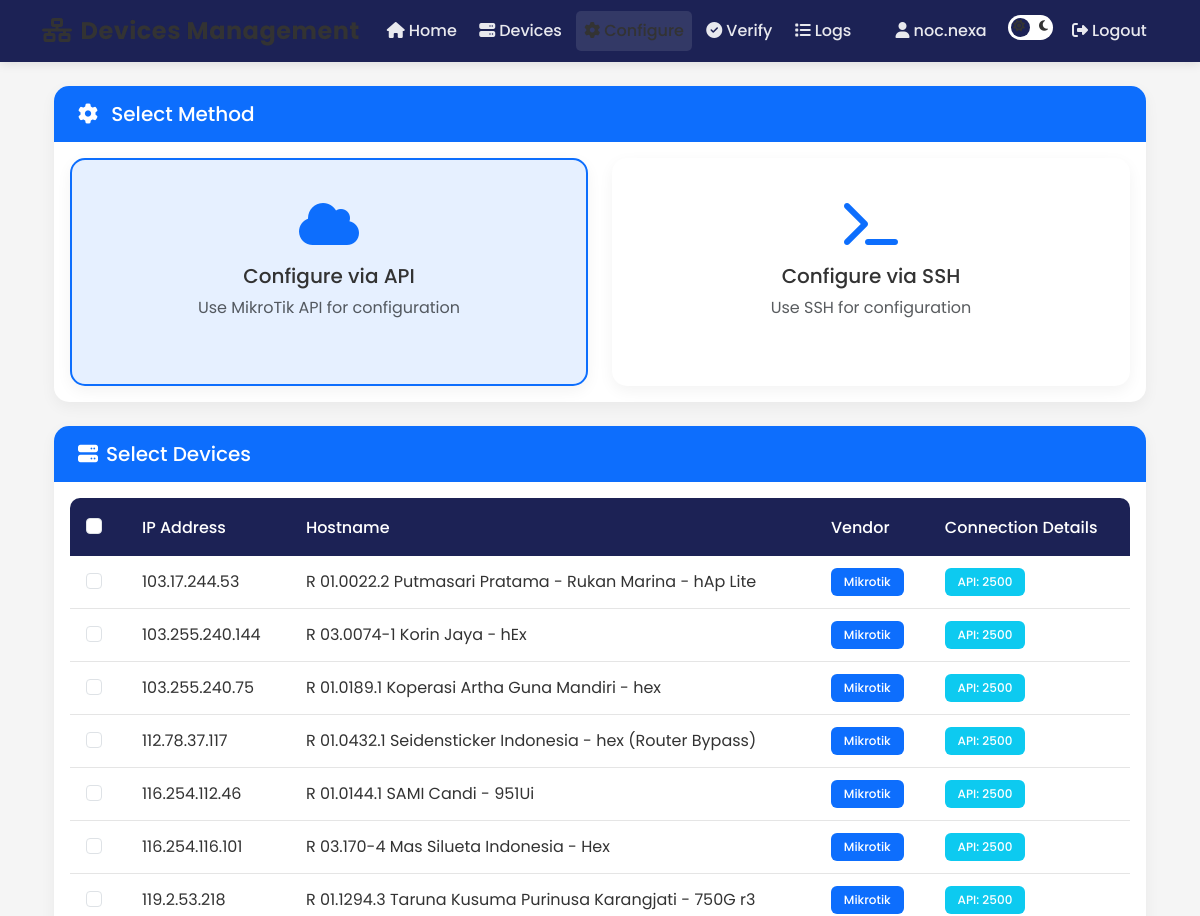
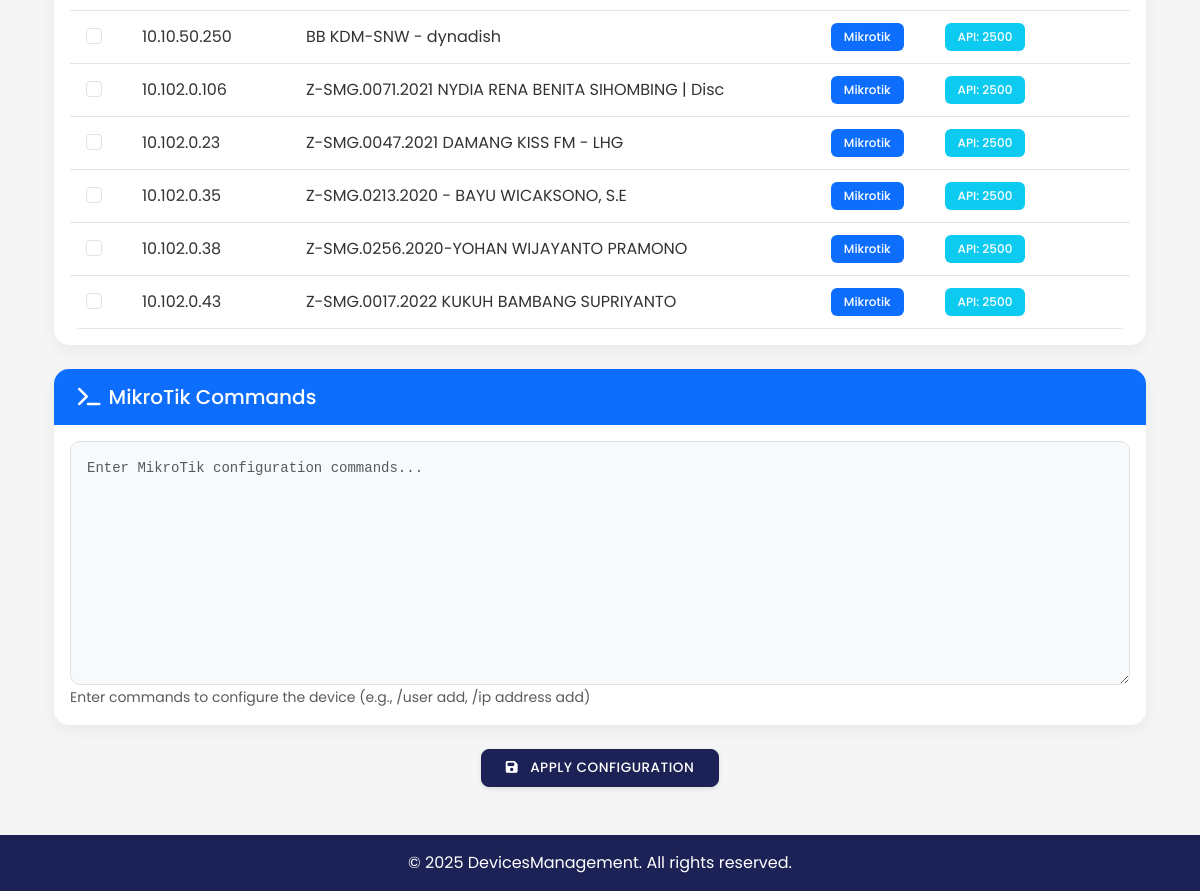
Screenshot of /configure/ (signed in) with the database file from the repository (2 pictures, top to bottom).
### NA_Apps/models.py (models this page shows, shortened)
class Device(models.Model):
    ip_address = models.GenericIPAddressField(unique=True)
    hostname   = models.CharField(max_length=100, blank=True)
    username   = models.CharField(max_length=50)
    password   = models.CharField(max_length=255)
    api_port   = models.PositiveIntegerField(null=True, blank=True)
    ssh_port   = models.PositiveIntegerField(default=22)
    vendor     = models.CharField(max_length=30, default="mikrotik")

### NA_Apps/views.py (the view, shortened to what this page needs)
# urls.py: path('configure/', views.configure, name='configure'),
@login_required(login_url='login')
def configure(request):
    if request.method != "POST":
        return render(request, "config.html", {
            "devices": Device.objects.all(),
            "mode": "Configure",
        })

### templates/config.html (shortened to what this page needs)
{% extends 'base.html' %}
{% block content %}
<div class="container mt-4">
    <form method="POST" id="commandForm">
        <div class="card mb-4">
            <div class="card-header bg-primary text-white">
                <h5 class="mb-0">
                    <i class="fas {% if 'Verify' in mode %}fa-search{% else %}fa-cog{% endif %} me-2"></i>
                    Select Method
                </h5>
            </div>
            <div class="card-body">
                <div class="row g-4">
                    <div class="col-md-6">
                        <label class="method-card card h-100 text-center p-4" for="api_method">
                            <div class="card-body">
                                <i class="fas fa-cloud fa-3x mb-3 text-primary"></i>
                                <h5>{% if 'Verify' in mode %}Verify{% else %}Configure{% endif %} via API</h5>
                                <p class="text-muted mb-0">Use MikroTik API for {% if 'Verify' in mode %}verification{% else %}configuration{% endif %}</p>
                            </div>
                        </label>
                    </div>
                    <div class="col-md-6">
                        <label class="method-card card h-100 text-center p-4" for="ssh_method">
                            <div class="card-body">
                                <i class="fas fa-terminal fa-3x mb-3 text-primary"></i>
                                <h5>{% if 'Verify' in mode %}Verify{% else %}Configure{% endif %} via SSH</h5>
                                <p class="text-muted mb-0">Use SSH for {% if 'Verify' in mode %}verification{% else %}configuration{% endif %}</p>
                            </div>
                        </label>
                    </div>
                </div>
            </div>
        </div>
        <div class="card mb-4">
            <div class="card-header bg-primary text-white">
                <h5 class="mb-0">
                    <i class="fas fa-server me-2"></i>Select Devices
                </h5>
            </div>
            <div class="card-body">
                <div class="table-responsive">
                    <table class="table table-hover">
                        <thead>
                            <tr>
                                <th style="width: 50px;">
                                    <div class="form-check">
                                        <input type="checkbox" id="selectAll" class="form-check-input">
                                    </div>
                                </th>
                                <th>IP Address</th>
                                <th>Hostname</th>
                                <th>Vendor</th>
                                <th>Connection Details</th>
                            </tr>
                        </thead>
                        <tbody>
                            {% for device in devices %}
                            <tr>
                                <td>
                                    <div class="form-check">
                                        <input type="checkbox" name="device" value="{{ device.id }}"
                                               class="form-check-input device-checkbox"
                                               {% if request.GET.device|add:"0" == device.id %}checked{% endif %}>
                                    </div>
                                </td>
                                <td>{{ device.ip_address }}</td>
                                <td>{{ device.hostname|default:"-" }}</td>
                                <td>
                                    <span class="badge {% if device.vendor.lower == 'mikrotik' %}bg-primary{% else %}bg-secondary{% endif %}">
                                        {{ device.vendor }}
                                    </span>
                                </td>
                                <td>
                                    <span class="api-port badge bg-info me-2">API: {{ device.api_port|default:"8728" }}</span>
                                </td>
                            </tr>
                            {% empty %}
                            <tr>
                                <td colspan="5" class="text-center">
                                    <p class="text-muted mb-0">No devices found</p>
                                </td>
                            </tr>
                            {% endfor %}
                        </tbody>
                    </table>
                </div>
            </div>
        </div>
        <div class="card mb-4">
            <div class="card-header bg-primary text-white">
                <h5 class="mb-0">
                    <i class="fas fa-terminal me-2"></i>MikroTik Commands
                </h5>
            </div>
            <div class="card-body">
                <div class="form-group">
                    <textarea class="form-control command-editor" name="mikrotik_command" rows="10"
                              placeholder="{% if 'Verify' in mode %}Enter MikroTik commands for verification (e.g., print, export, monitor)...{% else %}Enter MikroTik configuration commands...{% endif %}"></textarea>
                    <small class="form-text text-muted mt-2">
                        {% if 'Verify' in mode %}
                        Enter commands to view or monitor device status (e.g., /system resource print, /ip address print)
                        {% else %}
                        Enter commands to configure the device (e.g., /user add, /ip address add)
                        {% endif %}
                    </small>
                </div>
            </div>
        </div>
        <div class="text-center mb-4">
            <button type="submit" class="btn btn-primary btn-lg">
                <i class="fas {% if 'Verify' in mode %}fa-search{% else %}fa-save{% endif %} me-2"></i>
                {% if 'Verify' in mode %}Execute Verify Commands{% else %}Apply Configuration{% endif %}
            </button>
        </div>
    </form>
</div>
{% endblock %}

### templates/base.html (shortened to what this page needs)
{% load static %}
<!DOCTYPE html>
<html lang="en" data-bs-theme="light">
<head>
    <link href="https://cdn.jsdelivr.net/npm/bootstrap@5.3.0/dist/css/bootstrap.min.css" rel="stylesheet">
    <link href="https://cdnjs.cloudflare.com/ajax/libs/font-awesome/6.4.0/css/all.min.css" rel="stylesheet">
</head>
<body>
    <nav class="navbar navbar-expand-lg mb-4">
        <div class="container">
            <a class="navbar-brand" href="{% url 'home' %}">
                <i class="fas fa-network-wired me-2"></i><span style="color: var(--primary-text);">Devices Management</span>
            </a>
            <div class="collapse navbar-collapse" id="navbarNav">
                <ul class="navbar-nav me-auto">
                    <li class="nav-item">
                        <a class="nav-link {% if request.path == '/' %}active{% endif %}" href="{% url 'home' %}">
                            <i class="fas fa-home me-1"></i>Home
                        </a>
                    </li>
                    <li class="nav-item">
                        <a class="nav-link {% if '/devices/' in request.path %}active{% endif %}" href="{% url 'devices' %}">
                            <i class="fas fa-server me-1"></i>Devices
                        </a>
                    </li>
                    <li class="nav-item">
                        <a class="nav-link {% if '/configure/' in request.path %}active{% endif %}" href="{% url 'configure' %}">
                            <i class="fas fa-cog me-1"></i>Configure
                        </a>
                    </li>
                    <li class="nav-item">
                        <a class="nav-link {% if '/verify/' in request.path %}active{% endif %}" href="{% url 'verify_config' %}">
                            <i class="fas fa-check-circle me-1"></i>Verify
                        </a>
                    </li>
                    <li class="nav-item">
                        <a class="nav-link {% if '/log/' in request.path %}active{% endif %}" href="{% url 'log' %}">
                            <i class="fas fa-list me-1"></i>Logs
                        </a>
                    </li>
                </ul>
                <ul class="navbar-nav align-items-center">
                    <li class="nav-item">
                        <span class="nav-link">
                            <i class="fas fa-user me-1"></i>{{ user.username }}
                        </span>
                    </li>
                    <li class="nav-item">
                        <div class="theme-toggle" id="themeToggle">
                            <i class="fas fa-sun"></i>
                            <i class="fas fa-moon"></i>
                        </div>
                    </li>
                    <li class="nav-item ms-2">
                        <a class="nav-link" href="{% url 'logout' %}">
                            <i class="fas fa-sign-out-alt me-1"></i>Logout
                        </a>
                    </li>
                </ul>
            </div>
        </div>
    </nav>
    <div class="container mb-5">
        {% block content %}
        {% endblock %}
    </div>
    <footer class="mt-5 py-3">
        <div class="container text-center">
            <span>© {% now "Y" %} DevicesManagement. All rights reserved.</span>
        </div>
    </footer>
</body>
</html>

### templates/base.html (style rules this page uses)
:root { --dark-blue: #1C2255; --light-blue: #71CFEB; --medium-blue: #3763AF; --orange: #F37021; --light-orange: #FD9612; --success-color: #4CAF50; --danger-color: #F44336; --warning-color: #FF9800; --primary-color: var(--dark-blue); --secondary-color: var(--medium-blue); --accent-color: var(--orange); --bg-color: #F5F5F5; --text-color: #333333; --card-bg: #ffffff; --card-text: #333333; --icon-color: var(--white); --border-color: rgba(0,0,0,0.1); --nav-text: rgba(255,255,255,0.9); --table-header-bg: var(--dark-blue); --table-header-text: #ffffff; --table-bg: #ffffff; --table-text: #333333; --table-hover: rgba(113, 207, 235, 0.1); --footer-bg: var(--dark-blue); --footer-text: #ffffff; --dashboard-blue-card: var(--medium-blue); --dashboard-orange-card: var(--orange); --dashboard-turquoise-card: var(--light-blue); --command-bg: var(--orange); --output-bg: var(--dark-blue); }
body { font-family: 'Poppins', sans-serif; background-color: var(--bg-color); color: var(--text-color); transition: background-color 0.3s ease, color 0.3s ease; }
.navbar { background-color: var(--primary-color); box-shadow: 0 2px 10px rgba(0,0,0,0.1); }
.navbar-brand { color: var(--light-beige) !important; font-weight: 700; font-size: 1.5rem; letter-spacing: 0.5px; }
.nav-link { color: var(--nav-text) !important; font-weight: 500; transition: all 0.3s ease; padding: 0.5rem 1rem; border-radius: 5px; margin: 0 0.2rem; }
.nav-link:hover, .nav-link.active { color: var(--light-beige) !important; background-color: rgba(255,255,255,0.1); }
.card { background-color: var(--card-bg); border: none; border-radius: 15px; box-shadow: 0 5px 15px rgba(0,0,0,0.05); transition: all 0.3s ease; margin-bottom: 1.5rem; overflow: hidden; color: var(--card-text); }
.card-header { background-color: var(--secondary-color); color: #ffffff; font-weight: 600; border-bottom: none; padding: 1rem 1.5rem; }
.btn { border-radius: 8px; font-weight: 500; padding: 0.5rem 1.5rem; transition: all 0.3s ease; text-transform: uppercase; font-size: 0.85rem; letter-spacing: 0.5px; box-shadow: 0 2px 5px rgba(0,0,0,0.1); }
.btn-primary { background-color: var(--primary-color); border-color: var(--primary-color); }
.table { background-color: var(--table-bg); border-radius: 10px; overflow: hidden; margin-bottom: 0; }
.table thead th { background-color: var(--table-header-bg); color: var(--table-header-text); font-weight: 500; border: none; padding: 1rem; }
.table td { padding: 0.75rem 1rem; vertical-align: middle; border-color: var(--border-color); color: var(--table-text); }
.badge { padding: 0.5rem 0.8rem; font-weight: 500; border-radius: 6px; }
footer { background-color: var(--footer-bg); color: var(--footer-text); padding: 1.5rem 0; margin-top: 3rem; }
.fa, .fas, .far, .fab { color: var(--icon-color); transition: color 0.3s ease; }
.theme-toggle { cursor: pointer; width: 45px; height: 25px; border-radius: 25px; background-color: var(--card-bg); position: relative; transition: all 0.3s ease; margin-left: 10px; display: inline-block; }
.theme-toggle::after { content: ''; position: absolute; width: 19px; height: 19px; border-radius: 50%; background-color: var(--primary-color); top: 3px; left: 3px; transition: all 0.3s ease; }
.theme-toggle .fa-sun, .theme-toggle .fa-moon { position: absolute; top: 5px; font-size: 12px; z-index: 1; color: var(--cream-color); }
.theme-toggle .fa-sun { left: 5px; }
.theme-toggle .fa-moon { right: 5px; }

### templates/config.html (style rules this page uses)
.device-checkbox { cursor: pointer; }
.method-card { cursor: pointer; transition: all 0.3s ease; border: 2px solid transparent; }
.btn-check:checked + .method-card { border-color: var(--bs-primary); background-color: rgba(13, 110, 253, 0.1); }
.command-editor { font-family: 'Monaco', 'Menlo', 'Ubuntu Mono', 'Consolas', monospace; font-size: 14px; line-height: 1.5; padding: 1rem; border-radius: 10px; border: 1px solid #dee2e6; background-color: #f8f9fa; }

### rows the page displays
Device: ip_address "103.17.244.53", hostname "R 01.0022.2 Putmasari Pratama - Rukan Marina - hAp Lite", vendor "Mikrotik", api_port "2500"
Device: ip_address "103.255.240.144", hostname "R 03.0074-1 Korin Jaya - hEx", vendor "Mikrotik", api_port "2500"
Device: ip_address "103.255.240.75", hostname "R 01.0189.1 Koperasi Artha Guna Mandiri - hex", vendor "Mikrotik", api_port "2500"
Device: ip_address "112.78.37.117", hostname "R 01.0432.1 Seidensticker Indonesia - hex (Router Bypass)", vendor "Mikrotik", api_port "2500"
Device: ip_address "116.254.112.46", hostname "R 01.0144.1 SAMI Candi - 951Ui", vendor "Mikrotik", api_port "2500"
Device: ip_address "116.254.116.101", hostname "R 03.170-4 Mas Silueta Indonesia - Hex", vendor "Mikrotik", api_port "2500"
Device: ip_address "119.2.53.218", hostname "R 01.1294.3 Taruna Kusuma Purinusa Karangjati - 750G r3", vendor "Mikrotik", api_port "2500"
Device: ip_address "10.10.50.250", hostname "BB KDM-SNW - dynadish", vendor "Mikrotik", api_port "2500"
Device: ip_address "10.102.0.106", hostname "Z-SMG.0071.2021 NYDIA RENA BENITA SIHOMBING | Disc", vendor "Mikrotik", api_port "2500"
Device: ip_address "10.102.0.23", hostname "Z-SMG.0047.2021 DAMANG KISS FM - LHG", vendor "Mikrotik", api_port "2500"
Device: ip_address "10.102.0.35", hostname "Z-SMG.0213.2020 - BAYU WICAKSONO, S.E", vendor "Mikrotik", api_port "2500"
Device: ip_address "10.102.0.38", hostname "Z-SMG.0256.2020-YOHAN WIJAYANTO PRAMONO", vendor "Mikrotik", api_port "2500"
Device: ip_address "10.102.0.43", hostname "Z-SMG.0017.2022 KUKUH BAMBANG SUPRIYANTO", vendor "Mikrotik", api_port "2500"

### other values shown
{{ user.username }} "noc.nexa"
